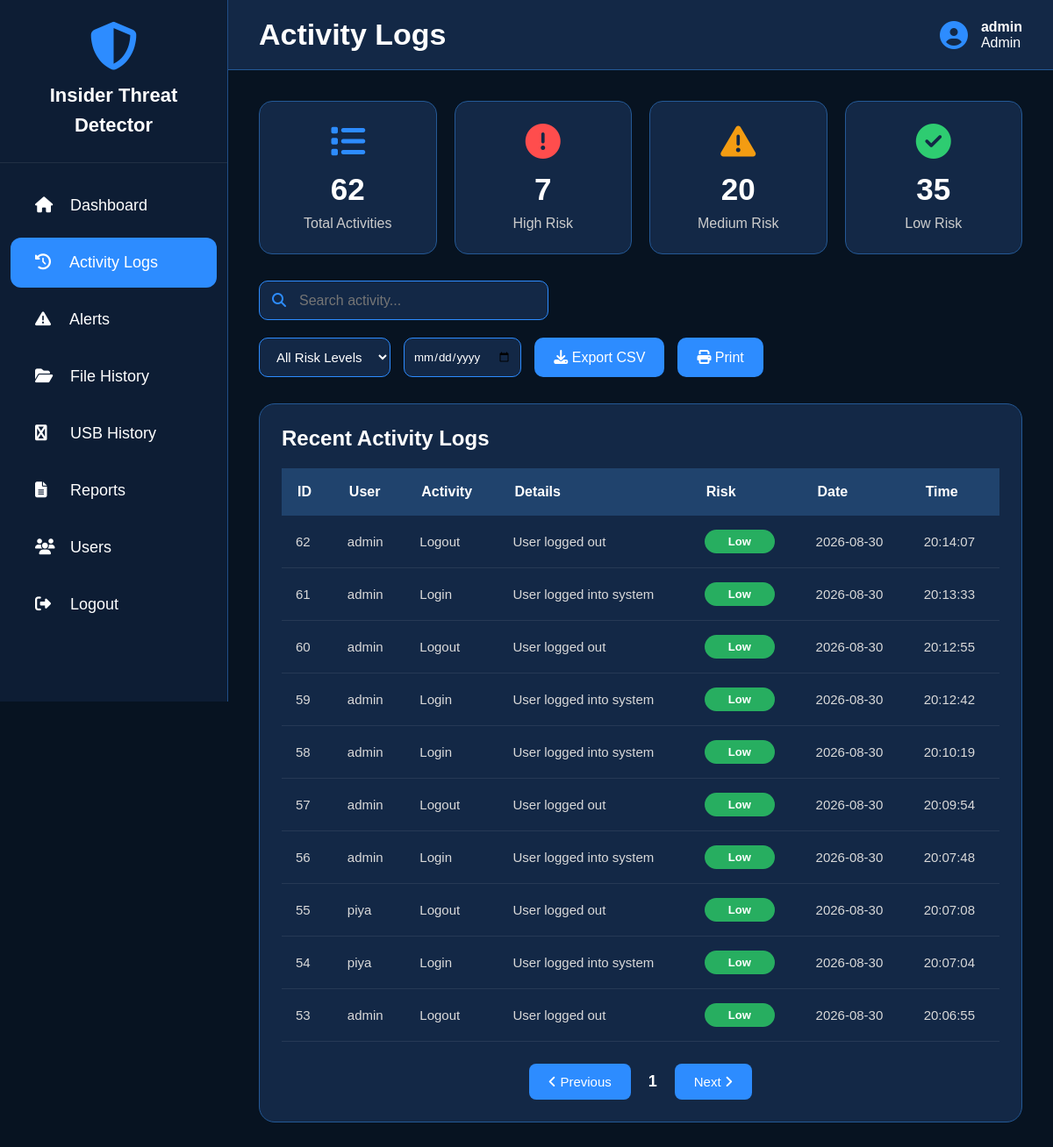
Page /activity (signed in) on the committed database.
### tables this page shows
CREATE TABLE activity_logs (
        id INTEGER PRIMARY KEY AUTOINCREMENT,
        username TEXT,
        activity TEXT,
        details TEXT,
        risk_level TEXT,
        date TEXT,
        time TEXT
    );

### app.py (the view)
@app.route("/activity")
def activity():
    if not login_required():
        return redirect("/")
    conn = get_db()
    activities = conn.execute(
        "SELECT * FROM activity_logs ORDER BY id DESC"
    ).fetchall()
    total = len(activities)
    high = sum(1 for x in activities if x["risk_level"] == "High")
    medium = sum(1 for x in activities if x["risk_level"] == "Medium")
    low = sum(1 for x in activities if x["risk_level"] == "Low")
    conn.close()
    return page(
        "activity.html",
        activities=activities,
        total_logs=total,
        high_risk=high,
        medium_risk=medium,
        low_risk=low
    )

### app.py (called while the page is built)
def login_required():
    return "username" in session

def page(name, **data):
    data["username"] = session.get("username")
    data["role"] = session.get("role")
    return render_template(name, **data)

### database.py (called while the page is built)
def get_db():
    conn = sqlite3.connect(DATABASE)
    conn.row_factory = sqlite3.Row
    return conn

### templates/activity.html (shortened to what this page needs)
<!DOCTYPE html>
<html lang="en">
<head>
<link rel="stylesheet"
href="https://cdnjs.cloudflare.com/ajax/libs/font-awesome/6.5.2/css/all.min.css">
</head>
<body>
<div class="sidebar">
<div class="logo">
<i class="fa-solid fa-shield-halved"></i>
<h2>
Insider Threat<br>
Detector
</h2>
</div>
<div class="menu">
<ul>
        <li>
            <a href="/dashboard">
                <i class="fa-solid fa-house"></i>
                <span>Dashboard</span>
            </a>
        </li>
        <li>
            <a href="/activity" class="active">
                <i class="fa-solid fa-clock-rotate-left"></i>
                <span>Activity Logs</span>
            </a>
        </li>
        <li>
            <a href="/alerts">
                <i class="fa-solid fa-triangle-exclamation"></i>
                <span>Alerts</span>
            </a>
        </li>
        <li>
            <a href="/file_history" >
                <i class="fa-solid fa-folder-open"></i>
                <span>File History</span>
            </a>
        </li>
        <li>
            <a href="/usb_history" >
                <i class="fa-solid fa-usb"></i>
                <span>USB History</span>
            </a>
        </li>
        <li>
            <a href="/reports">
                <i class="fa-solid fa-file-lines"></i>
                <span>Reports</span>
            </a>
        </li>
        <li>
            <a href="/users">
                <i class="fa-solid fa-users"></i>
                <span>Users</span>
            </a>
        </li>
        <li>
            <a href="/logout">
                <i class="fa-solid fa-right-from-bracket"></i>
                <span>Logout</span>
            </a>
        </li>
    </ul>
</div>
</div>
<div class="main">
<div class="topbar">
<h1>Activity Logs</h1>
<div class="profile">
<i class="fa-solid fa-user-circle"></i>
<div>
<b>{{username}}</b><br>
{{role}}
</div>
</div>
</div>
<div class="content">
    <div class="summary-cards">
<div class="summary-card">
<i class="fa-solid fa-list blue"></i>
<h2>{{total_logs}}</h2>
<p>Total Activities</p>
</div>
<div class="summary-card">
<i class="fa-solid fa-circle-exclamation red"></i>
<h2>{{high_risk}}</h2>
<p>High Risk</p>
</div>
<div class="summary-card">
<i class="fa-solid fa-triangle-exclamation orange"></i>
<h2>{{medium_risk}}</h2>
<p>Medium Risk</p>
</div>
<div class="summary-card">
<i class="fa-solid fa-circle-check green"></i>
<h2>{{low_risk}}</h2>
<p>Low Risk</p>
</div>
</div>
<div class="toolbar">
<div class="search-box">
<i class="fa-solid fa-search"></i>
<input
type="text"
id="searchInput"
placeholder="Search activity...">
</div>
<div class="filters">
<select id="riskFilter">
<option value="">All Risk Levels</option>
<input
type="date"
id="dateFilter"
style="
height:45px;
background:#132846;
border:1px solid #2d8cff;
color:white;
border-radius:10px;
padding:10px;
">
</select>
<button class="export-btn">
<i class="fa-solid fa-download"></i>
Export CSV
</button>
<button class="export-btn" onclick="window.print()">
<i class="fa-solid fa-print"></i>
Print
</button>
</div>
</div>
<div class="table-box">
<h2 class="table-title">
Recent Activity Logs
</h2>
<table id="activityTable">
<thead>
<tr>
<th>ID</th>
<th>User</th>
<th>Activity</th>
<th>Details</th>
<th>Risk</th>
<th>Date</th>
<th>Time</th>
</tr>
</thead>
<tbody>
{% for row in activities %}
<tr>
<td>{{row.id}}</td>
<td>{{row.username}}</td>
<td>{{row.activity}}</td>
<td>{{row.details}}</td>
<td>
{% if row.risk_level=="High" %}
<span class="badge high">
High
</span>
{% elif row.risk_level=="Medium" %}
<span class="badge medium">
Medium
</span>
{% else %}
<span class="badge low">
Low
</span>
{% endif %}
</td>
<td>{{row.date}}</td>
<td>{{row.time}}</td>
</tr>
{% endfor %}
</tbody>
</table>
<div class="pagination">
<button onclick="previousPage()">
<i class="fa-solid fa-angle-left"></i>
Previous
</button>
<span id="pageNumber">
1
</span>
<button onclick="nextPage()">
Next
<i class="fa-solid fa-angle-right"></i>
</button>
</div>
</div>
</div>
</div>
</body>
</html>

### templates/activity.html (style rules this page uses)
* { margin:0; padding:0; box-sizing:border-box; font-family:Arial,Helvetica,sans-serif; }
body { background:#071321; color:#fff; overflow-x:hidden; }
.sidebar { position:fixed; left:0; top:0; width:260px; height:100vh; background:#0d1d34; border-right:1px solid #204d86; }
.logo { text-align:center; padding:25px; border-bottom:1px solid rgba(255,255,255,.08); }
.logo i { font-size:55px; color:#2d8cff; }
.logo h2 { margin-top:12px; font-size:22px; line-height:34px; }
.menu { margin-top:20px; }
.menu a { display:block; padding:18px 28px; color:white; text-decoration:none; font-size:18px; margin:8px 12px; border-radius:12px; transition:.3s; }
.menu a.active { background:#2d8cff; }
.menu i { width:35px; }
.main { margin-left:260px; min-height:100vh; }
.topbar { height:80px; background:#132846; display:flex; justify-content:space-between; align-items:center; padding:20px 35px; border-bottom:1px solid #245996; }
.topbar h1 { font-size:34px; }
.profile { display:flex; align-items:center; gap:15px; }
.profile i { font-size:32px; color:#2d8cff; }
.content { padding:35px; }
.toolbar { display:flex; justify-content:space-between; align-items:center; flex-wrap:wrap; gap:20px; margin-bottom:30px; }
.search-box { position:relative; }
.search-box input { width:330px; height:45px; padding-left:45px; background:#132846; border:1px solid #2d8cff; border-radius:10px; color:white; font-size:16px; outline:none; }
.search-box i { position:absolute; left:15px; top:14px; color:#2d8cff; }
.filters { display:flex; gap:15px; flex-wrap:wrap; }
.filters select { height:45px; padding:0 15px; background:#132846; border:1px solid #2d8cff; color:white; border-radius:10px; font-size:15px; outline:none; cursor:pointer; }
.export-btn { height:45px; padding:0 22px; background:#2d8cff; border:none; border-radius:10px; color:white; font-size:16px; cursor:pointer; transition:.3s; }
.table-box { background:#132846; border:1px solid #245996; border-radius:18px; padding:25px; overflow-x:auto; }
.table-title { font-size:24px; margin-bottom:20px; }
table { width:100%; border-collapse:collapse; margin-top:15px; }
thead { background:#20436d; }
thead th { padding:18px; text-align:left; font-size:16px; font-weight:bold; color:#fff; }
tbody tr { border-bottom:1px solid rgba(255,255,255,.08); transition:.3s; }
tbody td { padding:16px; font-size:15px; color:#d9d9d9; }
.table-box { overflow-x:auto; }
.badge { padding:6px 16px; border-radius:30px; font-size:13px; font-weight:bold; display:inline-block; min-width:80px; text-align:center; }
.low { background:#27ae60; color:white; }
.pagination { display:flex; justify-content:center; align-items:center; gap:20px; margin-top:25px; }
.pagination button { background:#2d8cff; color:white; border:none; padding:12px 22px; border-radius:8px; cursor:pointer; font-size:15px; transition:.3s; }
#pageNumber { font-size:18px; font-weight:bold; }
.summary-cards { display:grid; grid-template-columns:repeat(4,1fr); gap:20px; margin-bottom:30px; }
.summary-card { background:#132846; border:1px solid #245996; border-radius:15px; padding:25px; text-align:center; transition:.3s; }
.summary-card i { font-size:40px; margin-bottom:15px; }
.summary-card h2 { font-size:35px; margin-bottom:10px; }
.summary-card p { color:#ccc; }
.blue { color:#2d8cff; }
.green { color:#2ecc71; }
.orange { color:#f39c12; }
.red { color:#ff4d4d; }

### rows in the picture
activity_logs: id "62", username "admin", activity "Logout", details "User logged out", risk_level "Low", date "2026-08-30", time "20:14:07"
activity_logs: id "61", username "admin", activity "Login", details "User logged into system", risk_level "Low", date "2026-08-30", time "20:13:33"
activity_logs: id "60", username "admin", activity "Logout", details "User logged out", risk_level "Low", date "2026-08-30", time "20:12:55"
activity_logs: id "59", username "admin", activity "Login", details "User logged into system", risk_level "Low", date "2026-08-30", time "20:12:42"
activity_logs: id "58", username "admin", activity "Login", details "User logged into system", risk_level "Low", date "2026-08-30", time "20:10:19"
activity_logs: id "57", username "admin", activity "Logout", details "User logged out", risk_level "Low", date "2026-08-30", time "20:09:54"
activity_logs: id "56", username "admin", activity "Login", details "User logged into system", risk_level "Low", date "2026-08-30", time "20:07:48"
activity_logs: id "55", username "piya", activity "Logout", details "User logged out", risk_level "Low", date "2026-08-30", time "20:07:08"
activity_logs: id "54", username "piya", activity "Login", details "User logged into system", risk_level "Low", date "2026-08-30", time "20:07:04"
activity_logs: id "53", username "admin", activity "Logout", details "User logged out", risk_level "Low", date "2026-08-30", time "20:06:55"

### other values in the picture
{{ username }} "admin"
{{ role }} "Admin"
{{ total_logs }} "62"
{{ high_risk }} "7"
{{ medium_risk }} "20"
{{ low_risk }} "35"
